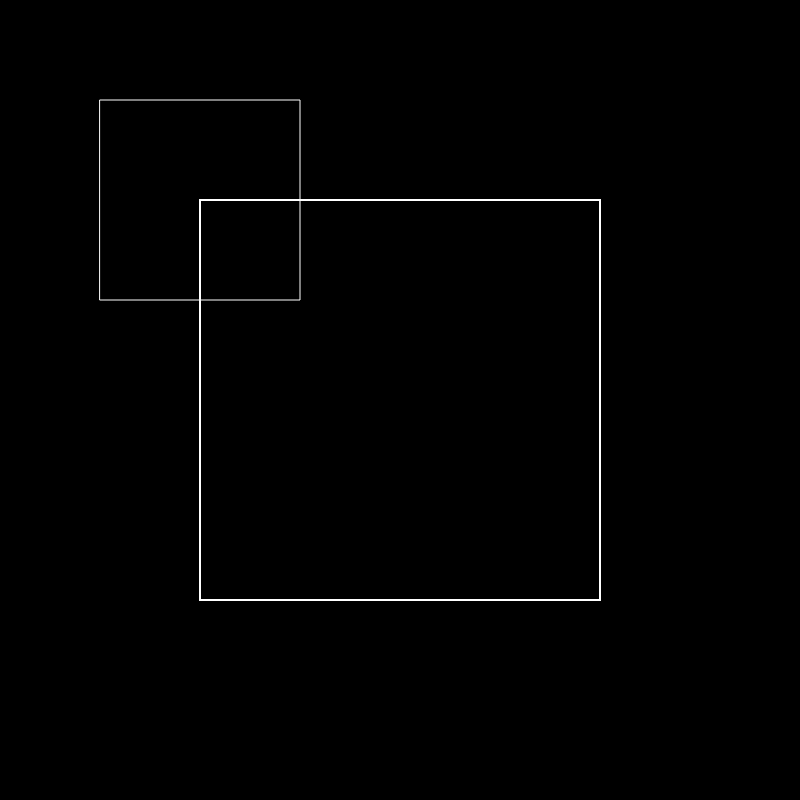
Frame 1 (no input)
Frame 60 (no input): identical to frame 1, image omitted
Frame 120 (the mouse pressed at the canvas centre since frame 60): identical to frame 1, image omitted

The p5.js sketch that drew this single still picture (run headless with seeded random() and noise() and a simulated clock; from frame 60 on, the mouse is pressed at the canvas centre):

// p5.js sketch
// ── sketch.js
function setup() {
  createCanvas(800, 800);
  noFill();
  stroke(255);
}

function draw() {
  background(0);
  
  rect(100, 100, 200, 200);
  scale(2, 2);
  
  // scale is equivalent to multiple all the arguments by the scale factor
  // i.e. scale(2,2) makes rect(100, 100, 200, 200) equivalent to: rect(200, 200, 400, 400);
  rect(100, 100, 200, 200);
  
  // it "scales" the coordinate space
}
